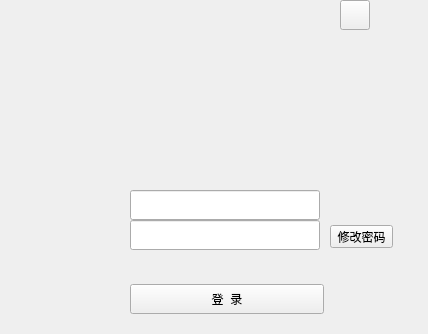
<?xml version="1.0" encoding="UTF-8"?>
<ui version="4.0">
 <class>LoginWindow</class>
 <widget class="QDialog" name="LoginWindow">
  <property name="geometry">
   <rect>
    <x>0</x>
    <y>0</y>
    <width>428</width>
    <height>334</height>
   </rect>
  </property>
  <property name="minimumSize">
   <size>
    <width>428</width>
    <height>334</height>
   </size>
  </property>
  <property name="maximumSize">
   <size>
    <width>428</width>
    <height>334</height>
   </size>
  </property>
  <property name="windowTitle">
   <string>Dialog</string>
  </property>
  <property name="styleSheet">
   <string notr="true"/>
  </property>
  <property name="locale">
   <locale language="English" country="UnitedStates"/>
  </property>
  <widget class="QLineEdit" name="passwordEdit">
   <property name="geometry">
    <rect>
     <x>130</x>
     <y>220</y>
     <width>190</width>
     <height>30</height>
    </rect>
   </property>
   <property name="sizePolicy">
    <sizepolicy hsizetype="Fixed" vsizetype="Fixed">
     <horstretch>0</horstretch>
     <verstretch>0</verstretch>
    </sizepolicy>
   </property>
   <property name="minimumSize">
    <size>
     <width>190</width>
     <height>30</height>
    </size>
   </property>
   <property name="maximumSize">
    <size>
     <width>190</width>
     <height>30</height>
    </size>
   </property>
   <property name="contextMenuPolicy">
    <enum>Qt::DefaultContextMenu</enum>
   </property>
   <property name="echoMode">
    <enum>QLineEdit::Password</enum>
   </property>
  </widget>
  <widget class="QToolButton" name="btnLogin">
   <property name="geometry">
    <rect>
     <x>130</x>
     <y>284</y>
     <width>194</width>
     <height>30</height>
    </rect>
   </property>
   <property name="minimumSize">
    <size>
     <width>194</width>
     <height>30</height>
    </size>
   </property>
   <property name="maximumSize">
    <size>
     <width>194</width>
     <height>30</height>
    </size>
   </property>
   <property name="focusPolicy">
    <enum>Qt::NoFocus</enum>
   </property>
   <property name="text">
    <string>登  录</string>
   </property>
  </widget>
  <widget class="QToolButton" name="btnModifyPassword">
   <property name="geometry">
    <rect>
     <x>330</x>
     <y>225</y>
     <width>63</width>
     <height>23</height>
    </rect>
   </property>
   <property name="focusPolicy">
    <enum>Qt::NoFocus</enum>
   </property>
   <property name="text">
    <string>修改密码</string>
   </property>
  </widget>
  <widget class="QLabel" name="userHead">
   <property name="geometry">
    <rect>
     <x>40</x>
     <y>190</y>
     <width>80</width>
     <height>80</height>
    </rect>
   </property>
   <property name="minimumSize">
    <size>
     <width>80</width>
     <height>80</height>
    </size>
   </property>
   <property name="maximumSize">
    <size>
     <width>80</width>
     <height>80</height>
    </size>
   </property>
   <property name="text">
    <string/>
   </property>
  </widget>
  <widget class="QToolButton" name="btnRotate">
   <property name="geometry">
    <rect>
     <x>340</x>
     <y>0</y>
     <width>30</width>
     <height>30</height>
    </rect>
   </property>
   <property name="sizePolicy">
    <sizepolicy hsizetype="Minimum" vsizetype="Fixed">
     <horstretch>0</horstretch>
     <verstretch>0</verstretch>
    </sizepolicy>
   </property>
   <property name="minimumSize">
    <size>
     <width>30</width>
     <height>30</height>
    </size>
   </property>
   <property name="maximumSize">
    <size>
     <width>30</width>
     <height>30</height>
    </size>
   </property>
   <property name="focusPolicy">
    <enum>Qt::NoFocus</enum>
   </property>
   <property name="text">
    <string/>
   </property>
  </widget>
  <widget class="QLineEdit" name="usernameEdit">
   <property name="geometry">
    <rect>
     <x>130</x>
     <y>190</y>
     <width>190</width>
     <height>30</height>
    </rect>
   </property>
   <property name="sizePolicy">
    <sizepolicy hsizetype="Fixed" vsizetype="Fixed">
     <horstretch>0</horstretch>
     <verstretch>0</verstretch>
    </sizepolicy>
   </property>
   <property name="minimumSize">
    <size>
     <width>190</width>
     <height>30</height>
    </size>
   </property>
   <property name="maximumSize">
    <size>
     <width>190</width>
     <height>30</height>
    </size>
   </property>
   <property name="focusPolicy">
    <enum>Qt::StrongFocus</enum>
   </property>
   <property name="contextMenuPolicy">
    <enum>Qt::DefaultContextMenu</enum>
   </property>
   <property name="echoMode">
    <enum>QLineEdit::Normal</enum>
   </property>
  </widget>
  <zorder>userHead</zorder>
  <zorder>passwordEdit</zorder>
  <zorder>btnLogin</zorder>
  <zorder>btnModifyPassword</zorder>
  <zorder>btnRotate</zorder>
  <zorder>usernameEdit</zorder>
 </widget>
 <tabstops>
  <tabstop>usernameEdit</tabstop>
  <tabstop>passwordEdit</tabstop>
  <tabstop>btnModifyPassword</tabstop>
  <tabstop>btnRotate</tabstop>
 </tabstops>
 <resources/>
 <connections/>
</ui>
